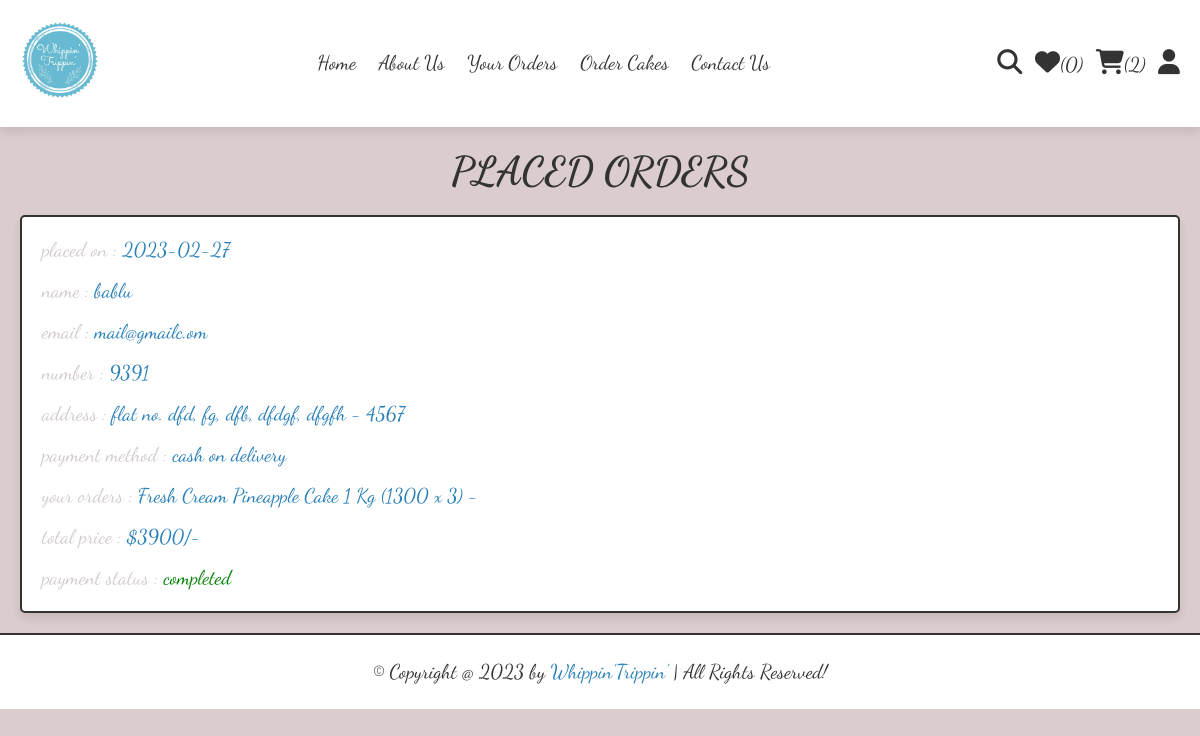
Page /orders.php (signed in) on the committed database.
### tables this page shows
CREATE TABLE `orders` (
  `id` int(100) NOT NULL,
  `user_id` int(100) NOT NULL,
  `name` varchar(20) NOT NULL,
  `number` varchar(10) NOT NULL,
  `email` varchar(50) NOT NULL,
  `method` varchar(50) NOT NULL,
  `address` varchar(500) NOT NULL,
  `total_products` varchar(1000) NOT NULL,
  `total_price` int(100) NOT NULL,
  `placed_on` date NOT NULL DEFAULT current_timestamp(),
  `payment_status` varchar(20) NOT NULL DEFAULT 'pending'
);

### orders.php (the view, shortened to what this page needs)
<?php
include 'components/connect.php';
if(isset($_SESSION['user_id'])){
   $user_id = $_SESSION['user_id'];
}else{
   $user_id = '';
};
?>
<!DOCTYPE html>
<html lang="en">
<head>
   <link rel="stylesheet" href="https://cdnjs.cloudflare.com/ajax/libs/font-awesome/6.1.1/css/all.min.css">
   <link rel="stylesheet" href="css/style.css">
</head>
<body>
<?php include 'components/user_header.php'; ?>
<section class="orders">
   <h1 class="heading">placed orders</h1>
   <div class="box-container">
   <?php
      if($user_id == ''){
         echo '<p class="empty">please login to see your orders</p>';
      }else{
         $select_orders = $conn->prepare("SELECT * FROM `orders` WHERE user_id = ?");
         $select_orders->execute([$user_id]);
         if($select_orders->rowCount() > 0){
            while($fetch_orders = $select_orders->fetch(PDO::FETCH_ASSOC)){
   ?>
   <div class="box">
      <p>placed on : <span><?= $fetch_orders['placed_on']; ?></span></p>
      <p>name : <span><?= $fetch_orders['name']; ?></span></p>
      <p>email : <span><?= $fetch_orders['email']; ?></span></p>
      <p>number : <span><?= $fetch_orders['number']; ?></span></p>
      <p>address : <span><?= $fetch_orders['address']; ?></span></p>
      <p>payment method : <span><?= $fetch_orders['method']; ?></span></p>
      <p>your orders : <span><?= $fetch_orders['total_products']; ?></span></p>
      <p>total price : <span>$<?= $fetch_orders['total_price']; ?>/-</span></p>
      <p> payment status : <span style="color:<?php if($fetch_orders['payment_status'] == 'pending'){ echo 'red'; }else{ echo 'green'; }; ?>"><?= $fetch_orders['payment_status']; ?></span> </p>
   </div>
   <?php
      }
      }else{
         echo '<p class="empty">no orders placed yet!</p>';
      }
      }
   ?>
   </div>
</section>
<?php include 'components/footer.php'; ?>
</body>
</html>

### components/user_header.php (shortened to what this page needs)
<header class="header">
   <section class="flex">
      <a href="home.php" class="logo">
         <img src="images/cakelogo.png" style="width:80px" alt="">
      </a>
      <nav class="navbar" >
         <a href="home.php">Home</a>
         <a href="about.php">About Us</a>
         <a href="orders.php">Your Orders</a>
         <a href="shop.php">Order Cakes</a>
         <a href="contact.php">Contact Us</a>
      </nav>
      <div class="icons">
         <?php
            $count_wishlist_items = $conn->prepare("SELECT * FROM `wishlist` WHERE user_id = ?");
            $count_wishlist_items->execute([$user_id]);
            $total_wishlist_counts = $count_wishlist_items->rowCount();
            $count_cart_items = $conn->prepare("SELECT * FROM `cart` WHERE user_id = ?");
            $count_cart_items->execute([$user_id]);
            $total_cart_counts = $count_cart_items->rowCount();
         ?>
         <a href="search_page.php"><i class="fas fa-search"></i></a>
         <a href="wishlist.php"><i class="fas fa-heart"></i><span>(<?= $total_wishlist_counts; ?>)</span></a>
         <a href="cart.php"><i class="fas fa-shopping-cart"></i><span>(<?= $total_cart_counts; ?>)</span></a>
         <div id="user-btn" class="fas fa-user"></div>
      </div>
   </section>
</header>

### components/footer.php
<footer class="footer">
   <div class="credit">&copy; Copyright @ <?= date('Y'); ?> by <span>Whippin’Trippin’</span> | All Rights Reserved!</div>
</footer>

### css/style.css (style rules this page uses)
:root { --main-color:#2980b9; --orange:#f39c12; --red:#e74c3c; --black:#333; --white:#fff; --light-color:#d3cad1; --light-bg:#dbcdcd; --border:.2rem solid var(--black); --box-shadow:0 .5rem 1rem rgba(0,0,0,.1); }
* { font-family: 'Dancing Script', cursive; margin:0; padding:0; box-sizing: border-box; outline: none; border:none; text-decoration: none; }
html { font-size: 62.5%; overflow-x: hidden; }
body { background-color: var(--light-bg); }
section { padding:2rem; max-width: 1200px; margin:0 auto; }
.heading { font-size: 4rem; color:var(--black); margin-bottom: 2rem; text-align: center; text-transform: uppercase; }
.header { position: sticky; top:0; left:0; right:0; background-color: var(--white); box-shadow: var(--box-shadow); z-index: 1000; }
.header .flex { display: flex; align-items: center; justify-content: space-between; position: relative; }
.header .flex .logo { font-size: 2.5rem; color:var(--black); }
.header .flex .navbar a { margin:0 1rem; font-size: 2rem; color:var(--black); }
.header .flex .icons > * { margin-left: 1rem; font-size: 2.5rem; cursor: pointer; color:var(--black); }
.header .flex .icons a span { font-size: 2rem; }
.orders .box-container { display: flex; flex-wrap: wrap; gap:1.5rem; align-items: flex-start; }
.orders .box-container .box { padding:1rem 2rem; flex:1 1 40rem; border:var(--border); background-color: var(--white); box-shadow: var(--box-shadow); border-radius: .5rem; }
.orders .box-container .box p { margin:.5rem 0; line-height: 1.8; font-size: 2rem; color:var(--light-color); }
.orders .box-container .box p span { color:var(--main-color); }
.footer { background-color: var(--white); }
.footer .credit { text-align: center; padding: 2.5rem 2rem; border-top: var(--border); font-size: 2rem; color:var(--black); }
.footer .credit span { color:var(--main-color); }

### rows in the picture
orders: placed_on "2023-02-27", name "bablu", email "mail@gmailc.om", number "9391", address "flat no. dfd, fg, dfb, dfdgf, dfgfh - 4567", method "cash on delivery", total_products "Fresh Cream Pineapple Cake 1 Kg (1300 x 3) -", total_price "3900", payment_status "completed"

### other values in the picture
$total_wishlist_counts "0"
$total_cart_counts "2"
